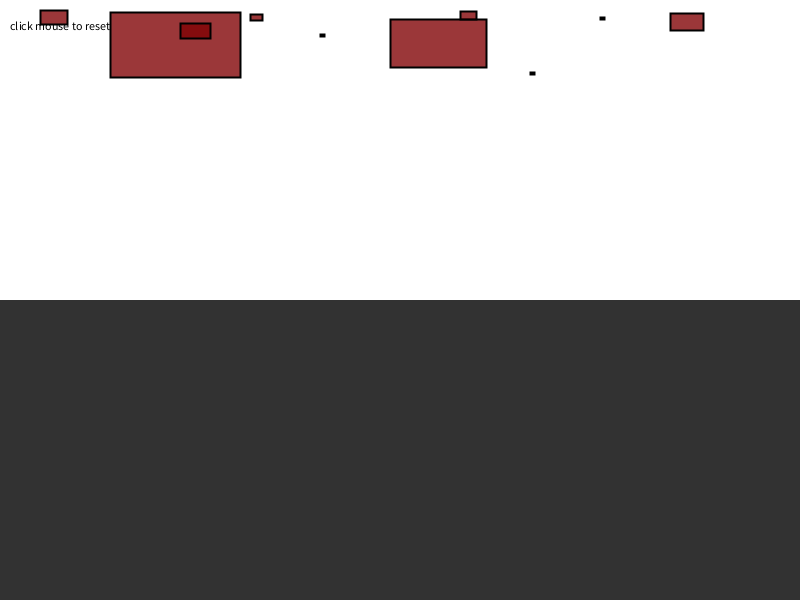
Frame 1 (no input)
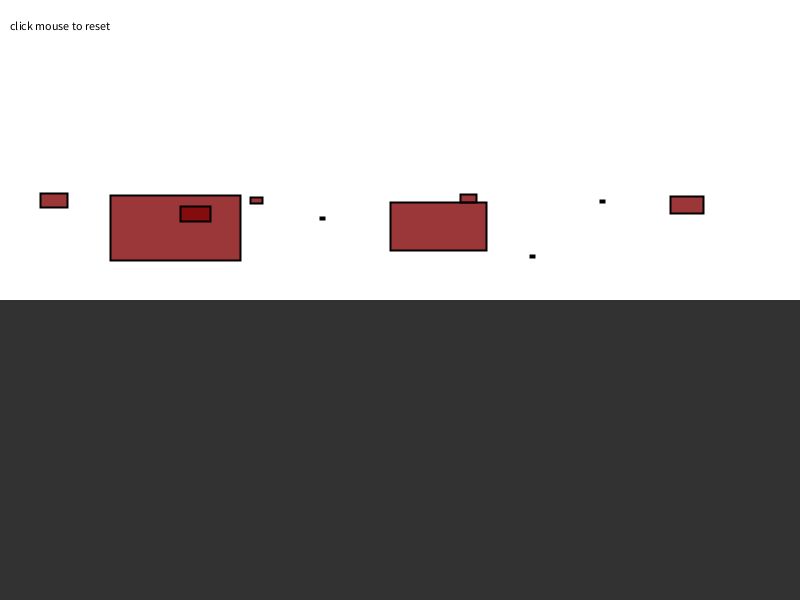
Frame 60 (the mouse pressed at the canvas centre just before this capture)
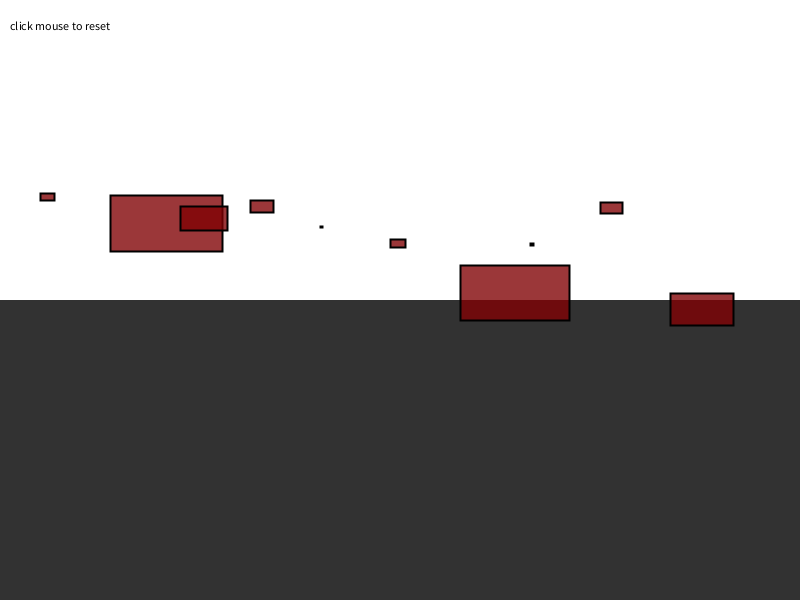
Frame 120 (the mouse held since frame 60 and released just before this capture)

The Processing sketch that drew these frames (run headless with seeded random() and noise(); from frame 60 on, the mouse is pressed at the canvas centre):

// Processing sketch: drag_by_surface_hitting_the_water_with_lift
// ── drag_by_surface_hitting_the_water_with_lift.pde
/*
*
* Author: Maya Richman
* Title: These Great Heights-Boxes
* Date: March 2, 2013
* Original: Daniel Shiffman
*/

/*The formula for drag also included surface area. 
Can you create a simulation of boxes falling into water
with a drag force dependent on the length of the side 
hitting the water?
*/

// Forces (Gravity and Fluid Resistence) with Vectors 
 
// Demonstration of multiple force acting on bodies (Mover class)
// Bodies experience gravity continuously
// Bodies experience fluid resistance when in "water"

// Five moving bodies
Mover[] movers = new Mover[10];

// Liquid
Liquid liquid;

void setup() {
  size(800, 600);
  reset();
  // Create liquid object
  liquid = new Liquid(0, height/2, width, height/2, 0.1);
}

void draw() {
  background(255);
  
  // Draw water
  liquid.display();

  for (int i = 0; i < movers.length; i++) {
    
    // Is the Mover in the liquid?
    if (liquid.contains(movers[i])) {
      // Calculate drag force
      PVector dragForce = liquid.drag(movers[i]);
      // Apply drag force to Mover
      movers[i].applyForce(dragForce);
    }

    // Gravity is scaled by mass here!
    PVector gravity = new PVector(0, 0.1*movers[i].mass);
    // Apply gravity
    movers[i].applyForce(gravity);
   
    // Update and display
    movers[i].update();
    movers[i].display();
    movers[i].checkEdges();
  }
  
  fill(0);
  text("click mouse to reset",10,30);
  
}

void mousePressed() {
  reset();
}

// Restart all the Mover objects randomly
void reset() {
  for (int i = 0; i < movers.length; i++) {
    movers[i] = new Mover(random(0.5, 10), 40+i*70, random(10,i*20));
  }
}







// ── Liquid.pde
/*
* Author: Maya Richman
 * Title: These Great Heights-Boxes
 * Date: March 2, 2013
 * Original: Daniel Shiffman
 */


// Liquid class 
class Liquid {


  // Liquid is a rectangle
  float x, y, w, h;
  // Coefficient of drag
  float c;

  Liquid(float x_, float y_, float w_, float h_, float c_) {
    x = x_;
    y = y_;
    w = w_;
    h = h_;
    c = c_;
  }

  // Is the Mover in the Liquid?
  boolean contains(Mover m) {
    PVector l = m.location;
    if (l.x > x && l.x < x + w && l.y > y && l.y < y + h) {
      return true;
    }  
    else {
      return false;
    }
  }

  // Calculate drag force
  PVector drag(Mover m) {
    // Magnitude is coefficient * speed squared
    float speed = m.velocity.mag();
    float dragMagnitude = c * speed * speed;
      dragMagnitude *= (m.liquidSide)/10; //scale dragmagnitude by side of box hitting the water

    // Direction is inverse of velocity
    PVector dragForce = m.velocity.get();
    dragForce.add(0.3, 0, 0); //adding to the dragforce a lift
    dragForce.mult(-1);

    dragForce.normalize();
    dragForce.mult(dragMagnitude);
    return dragForce;
  }

  void display() {
    noStroke();
    fill(50);
    rect(x, y, w, h);
  }
}


// ── Mover.pde
/*
* Author: Maya Richman
* Title: These Great Heights-Boxes
* Date: March 2, 2013
* Original: Daniel Shiffman
*/

class Mover {

  // location, velocity, and acceleration 
  PVector location;
  PVector velocity;
  PVector acceleration;
  
  // Mass is tied to size
  float mass;
  int whBox;
  int liquidSide;
  
  Mover(float m, float x, float y) {
    mass = m;
    location = new PVector(x, y);
    velocity = new PVector(0, 0);
    acceleration = new PVector(0, 0);
    whBox = int(random(mass*16));
    liquidSide = whBox-(whBox/2);
  }

  // Newton's 2nd law: F = M * A
  // or A = F / M
  void applyForce(PVector force) {
    // Divide by mass 
    PVector f = PVector.div(force, mass);
    // Accumulate all forces in acceleration
    acceleration.add(f);
  }

  void update() {
    
    // Velocity changes according to acceleration
    velocity.add(acceleration);
    // Location changes by velocity
    location.add(velocity);
    // We must clear acceleration each frame
    acceleration.mult(0);
  }
  
  // Draw Mover
  void display() {
    stroke(0);
    strokeWeight(2);
    fill(127,0,3, 200);
    rect(location.x, location.y, whBox,liquidSide);
  }
  
  // Bounce off bottom of window
  void checkEdges() {
    if (location.y > height) {
      velocity.y *= -0.6;  // A little dampening when hitting the bottom
      location.y = height;
    }
  }
}
